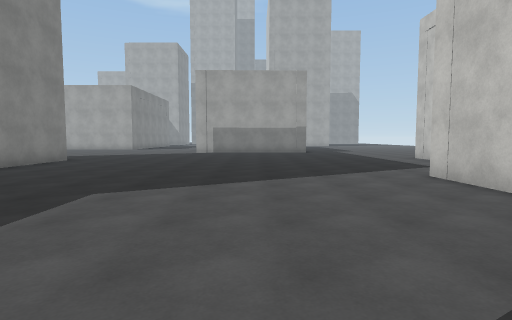
view 1 (above)

21 first-person views from a walk through a 3-D level made in the Unity game engine. The camera is 1.4 m above the floor, tilts 4° down and sees 80° across. The floor is counted in squares, 2 m on a side. Each view is taken from the middle of a square. On the plan, view 1 faces up. The plan holds only what a view shows up to about 10 squares ahead; the rest is blank. The place goes on beyond the plan. The player is left out. Surface patterns are stand-ins for the level's own textures.

view 2
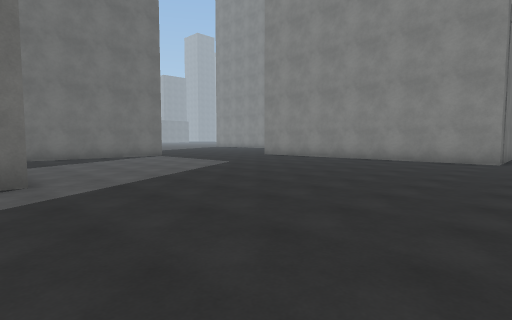

view 3
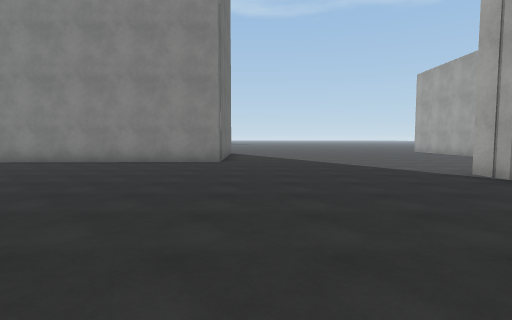

view 4
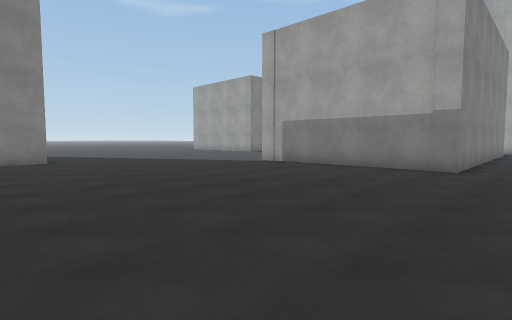

view 5
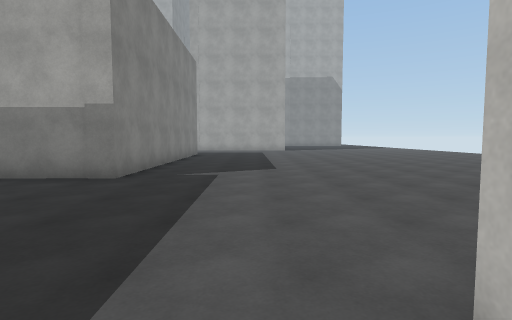

view 6
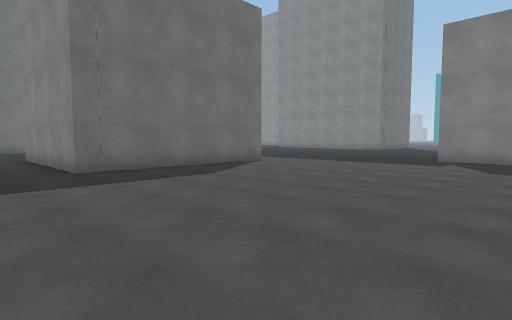

view 7
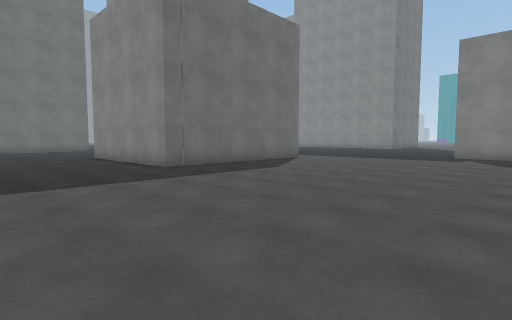

view 8
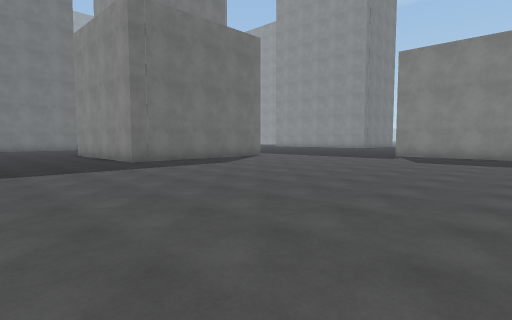

view 9
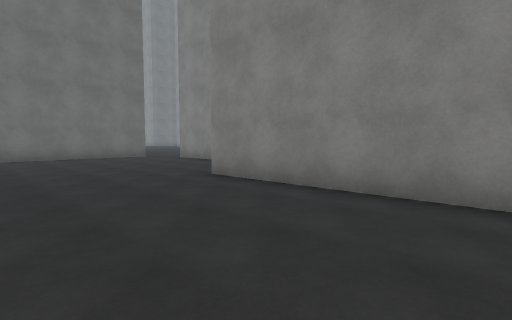

view 10
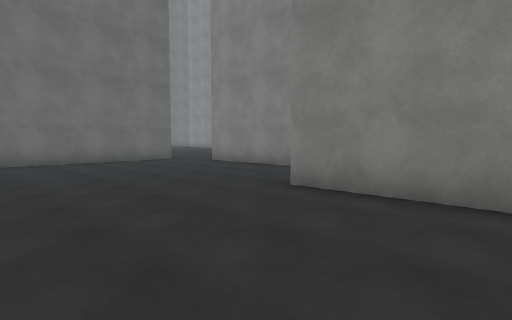

view 11
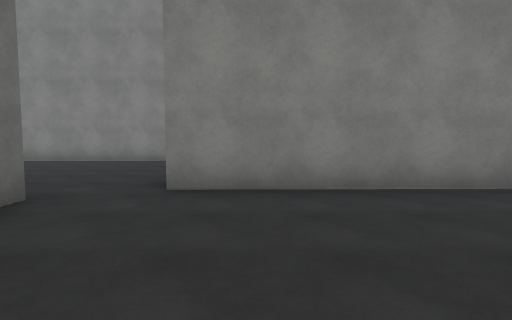

view 12
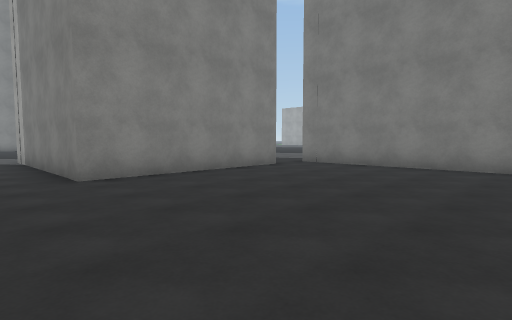

view 13
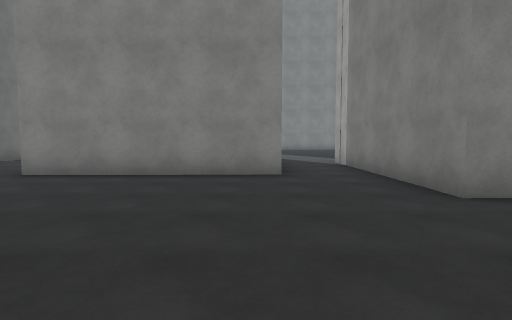

view 14
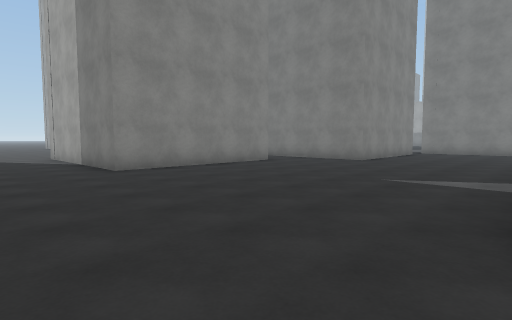

view 15
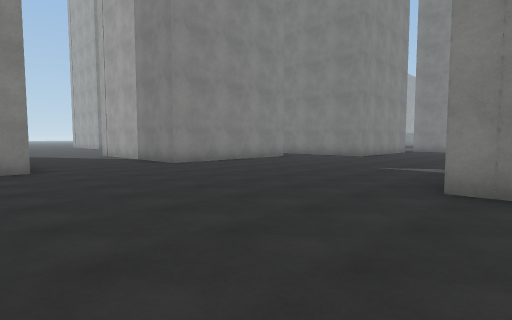

view 16
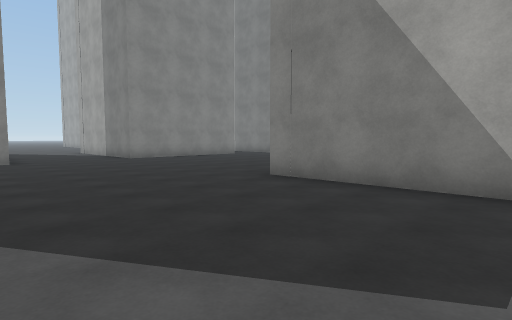

view 17
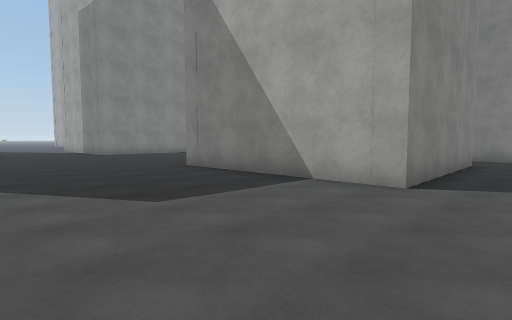

view 18
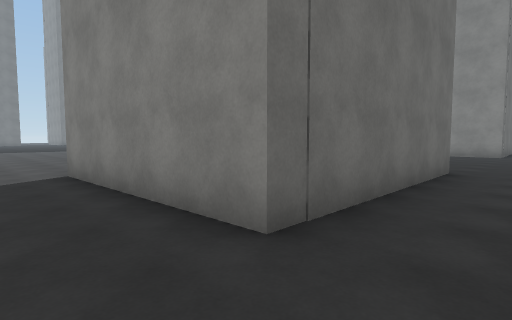

view 19
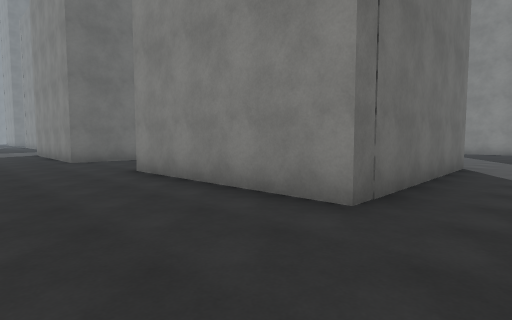

view 20
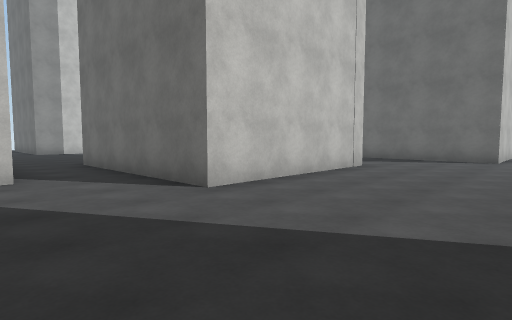

view 21
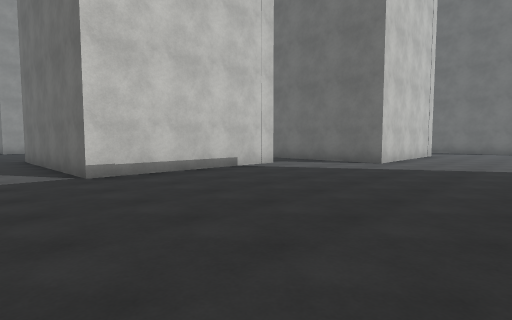

### Floor plan
Points are (right, up) in squares from view 1. A wall is a line through its corners. A room is listed if a view was taken in it or the views show most of it. See-through windows are left out.
Room 1 (views 1, 2, 3, 4, 5, 6, 7, 8, 9, 10, 11, 12, 13, 14, 15, 16, 17, 18, 19, 20, 21)
walls: (3.3, 3.9) (3.3, 5.7) (3.7, 5.7); (3.4, -0.5) (3.4, -5.5) (-2.1, -5.6) (-2.2, -0.6) (3.4, -0.5); (8.4, 0.8) (3.4, 0.7); (8.8, 5.6) (8.9, 0.8); (9.5, -0.6) (14.3, -0.5); (5.8, 11) (11.2, 11.1) (11.3, 6); (7.8, -7.6) (13.4, -7.5) (13.5, -12.5) (7.9, -12.6); (14.1, -5.5) (13, -5.6); (-8.5, 9.9) (-6.1, 9.9) (-6, 3.4); (-4.3, -12.6) (-4.4, -7.6) (1.1, -7.5) (1.2, -12.5) (-3.8, -12.6); (-0.3, -15.9) (1.6, -15.9) (1.6, -17.5); (2.4, 20.6) (2.5, 15.4) (-3, 15.3); (-3.1, -15.8) (-2.3, -15.9); (-6.8, -17.5) (-6.8, -15.8) (-4.6, -15.8)

Where each view was taken, in squares from view 1:
view 1: 0 up, 0 right, facing up
view 2: 11 up, 4 right, facing down-left
view 3: 11 up, 3 right, facing left
view 4: 8 up, 4 right, facing up-left
view 5: 10 up, 5 right, facing up
view 6: 18 up, 13 right, facing down-left
view 7: 18 up, 15 right, facing down-left
view 8: 20 up, 15 right, facing down-left
view 9: 11 up, 15 right, facing down-left
view 10: 9 up, 15 right, facing down-left
view 11: 2 up, 13 right, facing left
view 12: 7 down, 9 right, facing up-left
view 13: 8 down, 7 right, facing left
view 14: 15 down, 8 right, facing up-left
view 15: 17 down, 9 right, facing up-left
view 16: 17 down, 12 right, facing up-left
view 17: 17 down, 15 right, facing up-left
view 18: 6 down, 15 right, facing down-left
view 19: 6 down, 4 right, facing down-left
view 20: 5 down, 8 left, facing down-right
view 21: 1 up, 8 left, facing down-right
